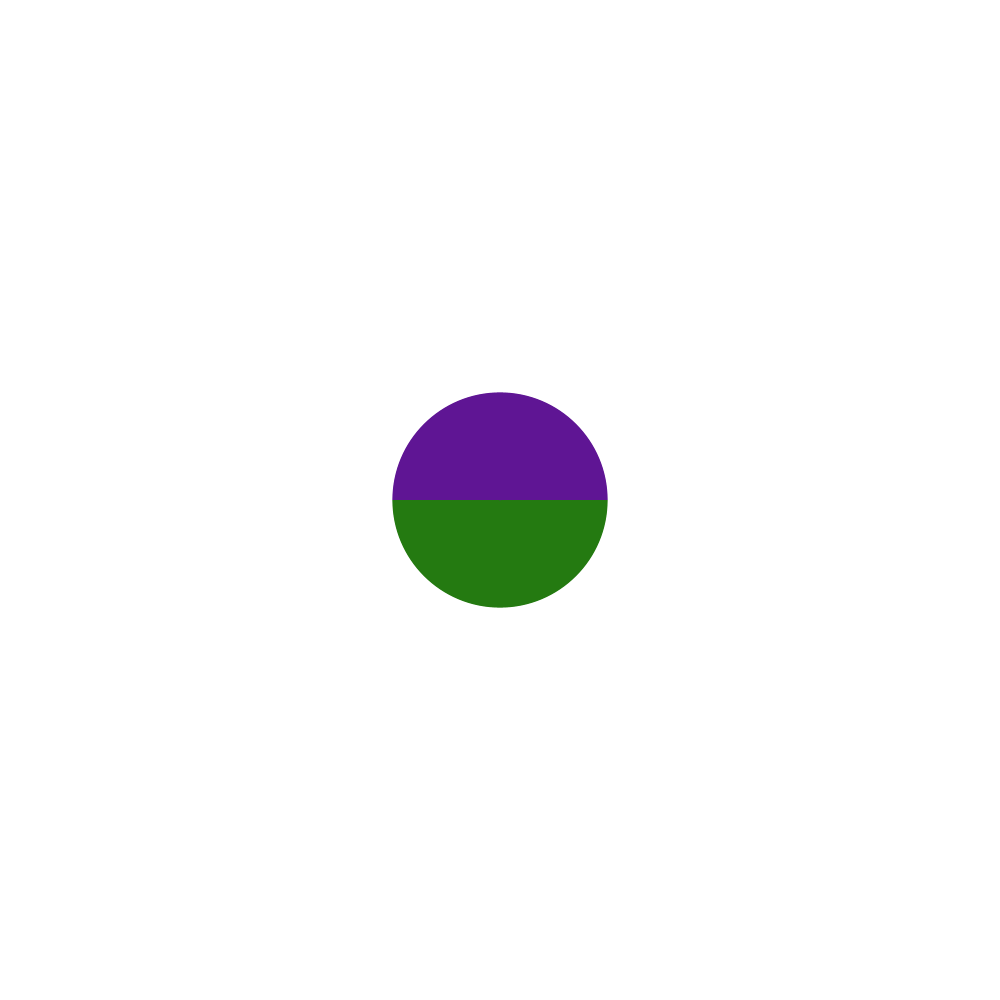
Frame 1 (no input)
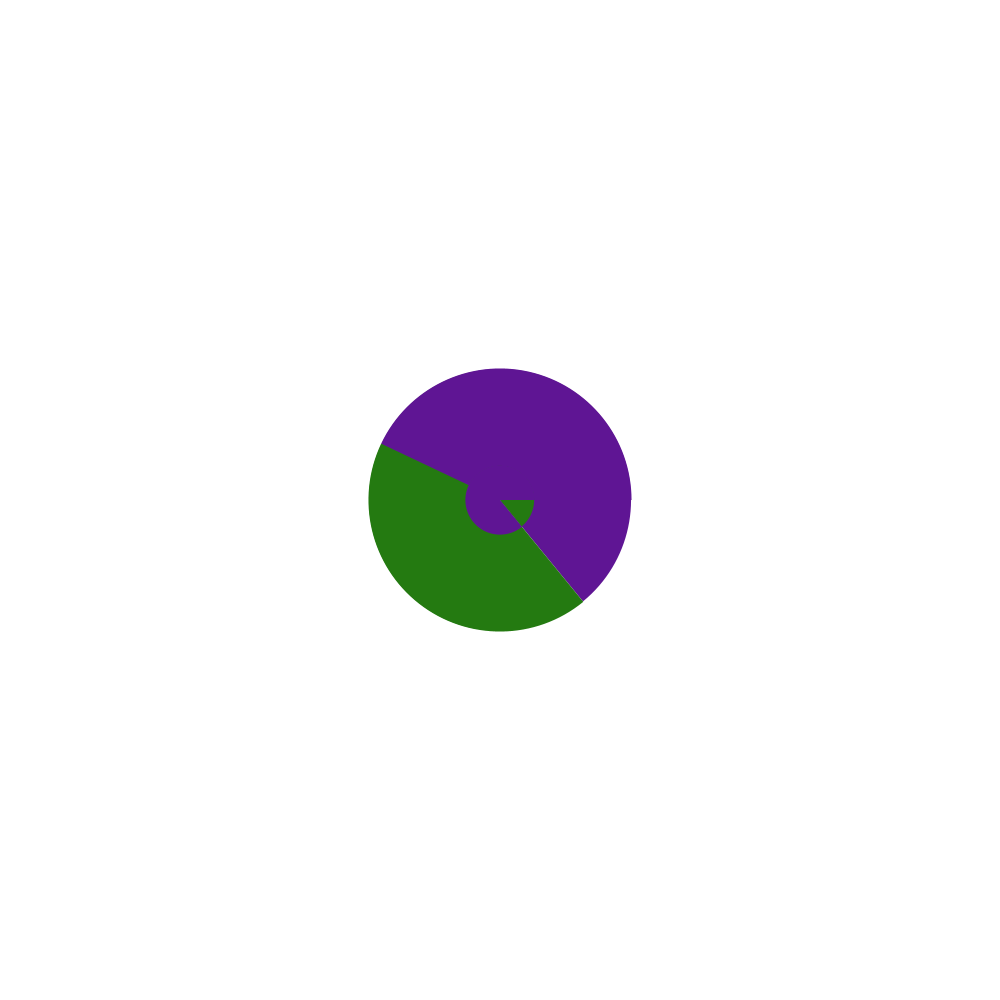
Frame 60 (the mouse pressed at the canvas centre just before this capture)
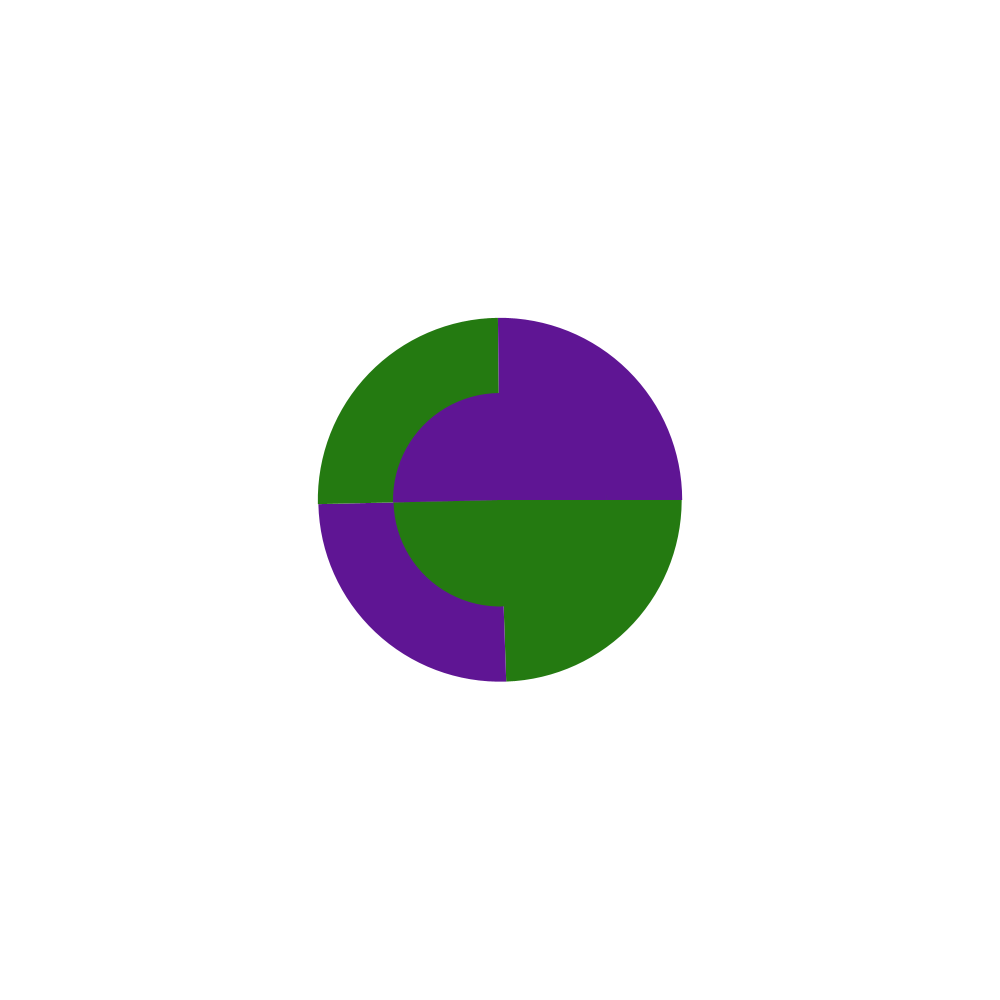
Frame 120 (the mouse held since frame 60 and released just before this capture)

The Processing sketch that drew these frames (run headless with seeded random() and noise(); from frame 60 on, the mouse is pressed at the canvas centre):

// Processing sketch: wedges_positive_real
// ── wedges_positive_real.pde
float t = 1.25;
int n = 0;

void setup(){
  size(1000,1000);
}

void draw(){
  background(255);
  noStroke();
  t-=0.01;
  Wedges(2,smoothstep(t));
  n++;
}

void Wedges(int N_layers, float t){
  color[] colors = {color(36, 122, 17),color(95, 21, 148)};
  for(int layer=N_layers;layer>0;layer--){
    int N_wedges = int(pow(2,layer));
    int i = 0;
    //BOTTOM HALF
    /*if (layer==1){
      i=1;
    }*/
    float q = 0.7;
    //TOP HALF
    for(int wedge=N_wedges-1; wedge>-1; wedge--){
      float start = -(1+t)*(wedge+1)*2*PI/N_wedges;
      float stop = -(1+t)*(wedge)*2*PI/N_wedges;
      float r = 500*(1/q-pow(q,layer-t-1));
      fill(colors[i]);
      if(wedge < N_wedges/2){
        r = r+1;
      }
      arc(500, 500, r, r, start, stop,PIE);
      i++;
      i = i%2;
    }
    
  }
   
  
}

float smoothstep(float t){
  if (t<0){
    return 0;
  }
  else if (t<1){
    return 3*t*t - 2*t*t*t;
  }
  else{
    return 1;
  }
}
    
